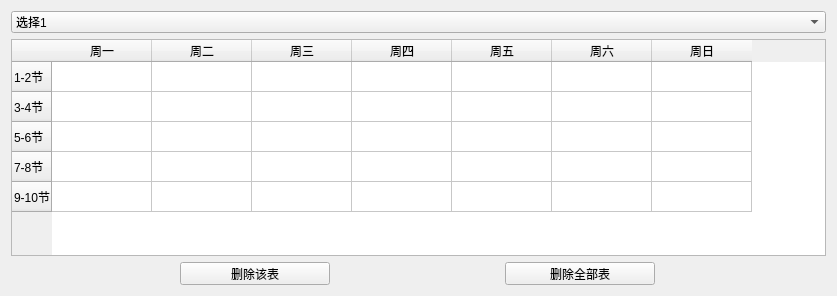
<?xml version="1.0" encoding="UTF-8"?>
<ui version="4.0">
 <class>t_page</class>
 <widget class="QWidget" name="t_page">
  <property name="geometry">
   <rect>
    <x>0</x>
    <y>0</y>
    <width>837</width>
    <height>296</height>
   </rect>
  </property>
  <property name="windowTitle">
   <string>Form</string>
  </property>
  <layout class="QVBoxLayout" name="verticalLayout">
   <item>
    <widget class="QComboBox" name="comboBox">
     <item>
      <property name="text">
       <string>选择1</string>
      </property>
     </item>
     <item>
      <property name="text">
       <string>选择2</string>
      </property>
     </item>
     <item>
      <property name="text">
       <string>选择3</string>
      </property>
     </item>
     <item>
      <property name="text">
       <string>选择4</string>
      </property>
     </item>
     <item>
      <property name="text">
       <string>选择5</string>
      </property>
     </item>
    </widget>
   </item>
   <item>
    <widget class="QTableWidget" name="tableWidget">
     <row>
      <property name="text">
       <string>1-2节</string>
      </property>
     </row>
     <row>
      <property name="text">
       <string>3-4节</string>
      </property>
     </row>
     <row>
      <property name="text">
       <string>5-6节</string>
      </property>
     </row>
     <row>
      <property name="text">
       <string>7-8节</string>
      </property>
     </row>
     <row>
      <property name="text">
       <string>9-10节</string>
      </property>
     </row>
     <column>
      <property name="text">
       <string>周一</string>
      </property>
     </column>
     <column>
      <property name="text">
       <string>周二</string>
      </property>
     </column>
     <column>
      <property name="text">
       <string>周三</string>
      </property>
     </column>
     <column>
      <property name="text">
       <string>周四</string>
      </property>
     </column>
     <column>
      <property name="text">
       <string>周五</string>
      </property>
     </column>
     <column>
      <property name="text">
       <string>周六</string>
      </property>
     </column>
     <column>
      <property name="text">
       <string>周日</string>
      </property>
     </column>
     <item row="0" column="0">
      <property name="text">
       <string/>
      </property>
     </item>
    </widget>
   </item>
   <item>
    <layout class="QHBoxLayout" name="horizontalLayout">
     <item>
      <widget class="QPushButton" name="pb_del">
       <property name="maximumSize">
        <size>
         <width>150</width>
         <height>23</height>
        </size>
       </property>
       <property name="text">
        <string>删除该表</string>
       </property>
      </widget>
     </item>
     <item>
      <widget class="QPushButton" name="pb_del_all">
       <property name="maximumSize">
        <size>
         <width>150</width>
         <height>23</height>
        </size>
       </property>
       <property name="text">
        <string>删除全部表</string>
       </property>
      </widget>
     </item>
    </layout>
   </item>
  </layout>
 </widget>
 <resources/>
 <connections>
  <connection>
   <sender>comboBox</sender>
   <signal>currentIndexChanged(QString)</signal>
   <receiver>tableWidget</receiver>
   <slot>update()</slot>
   <hints>
    <hint type="sourcelabel">
     <x>392</x>
     <y>19</y>
    </hint>
    <hint type="destinationlabel">
     <x>392</x>
     <y>167</y>
    </hint>
   </hints>
  </connection>
 </connections>
</ui>
